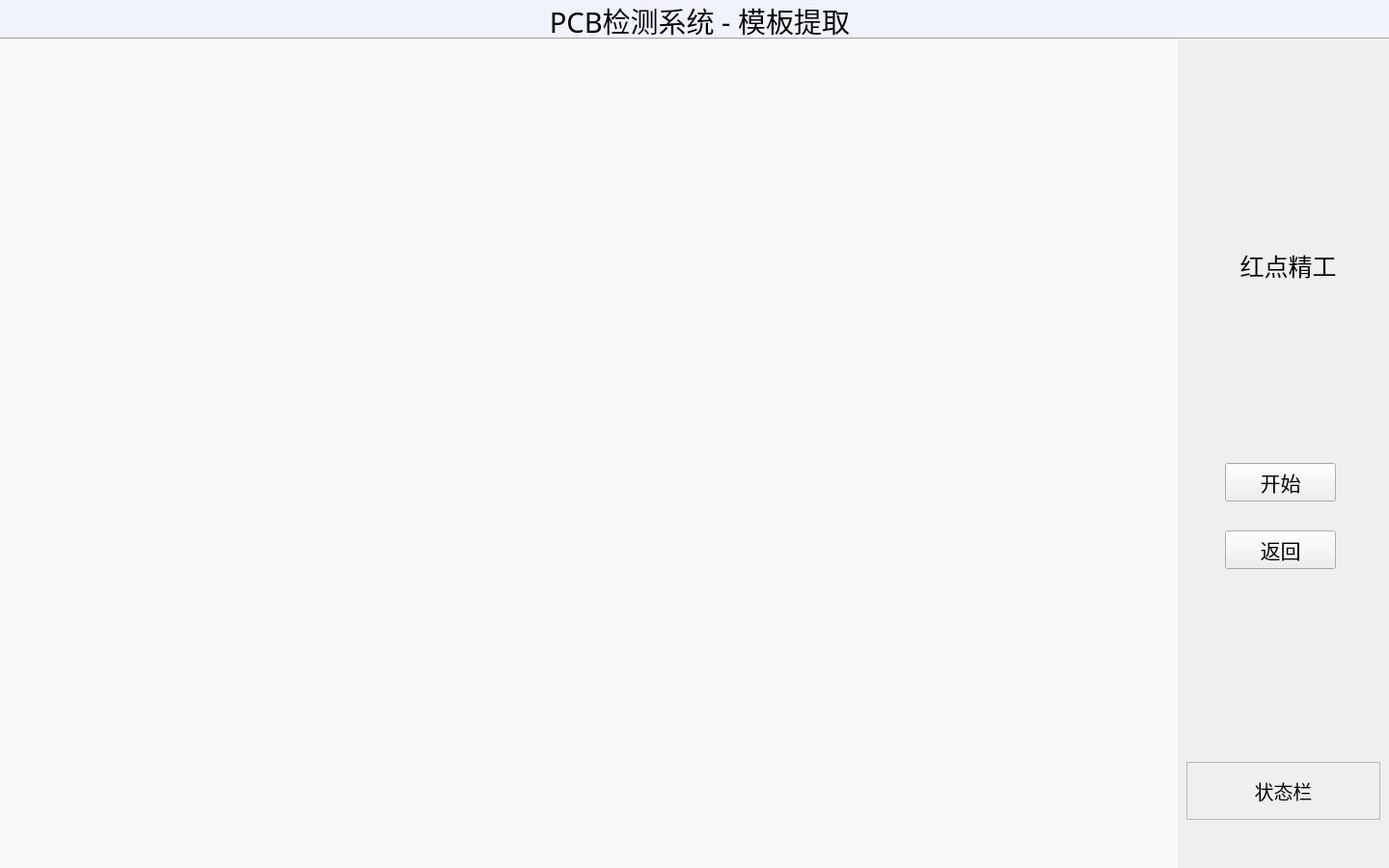
<?xml version="1.0" encoding="UTF-8"?>
<ui version="4.0">
 <class>TemplateUI</class>
 <widget class="QWidget" name="TemplateUI">
  <property name="geometry">
   <rect>
    <x>0</x>
    <y>0</y>
    <width>1440</width>
    <height>900</height>
   </rect>
  </property>
  <property name="windowTitle">
   <string>TemplateUI</string>
  </property>
  <widget class="Line" name="line">
   <property name="geometry">
    <rect>
     <x>0</x>
     <y>30</y>
     <width>1441</width>
     <height>20</height>
    </rect>
   </property>
   <property name="orientation">
    <enum>Qt::Horizontal</enum>
   </property>
  </widget>
  <widget class="QLabel" name="label_title">
   <property name="geometry">
    <rect>
     <x>560</x>
     <y>1</y>
     <width>331</width>
     <height>41</height>
    </rect>
   </property>
   <property name="sizePolicy">
    <sizepolicy hsizetype="Fixed" vsizetype="Fixed">
     <horstretch>0</horstretch>
     <verstretch>0</verstretch>
    </sizepolicy>
   </property>
   <property name="minimumSize">
    <size>
     <width>60</width>
     <height>30</height>
    </size>
   </property>
   <property name="font">
    <font>
     <family>SimSun-ExtB</family>
     <pointsize>22</pointsize>
     <weight>12</weight>
     <italic>false</italic>
     <bold>false</bold>
    </font>
   </property>
   <property name="styleSheet">
    <string notr="true">font: 100 22pt &quot;SimSun-ExtB&quot;;</string>
   </property>
   <property name="text">
    <string>PCB检测系统 - 模板提取</string>
   </property>
   <property name="alignment">
    <set>Qt::AlignCenter</set>
   </property>
  </widget>
  <widget class="QLabel" name="label_3">
   <property name="geometry">
    <rect>
     <x>0</x>
     <y>0</y>
     <width>1441</width>
     <height>41</height>
    </rect>
   </property>
   <property name="styleSheet">
    <string notr="true">background-color: rgb(240, 242, 252);</string>
   </property>
   <property name="text">
    <string/>
   </property>
  </widget>
  <widget class="QLabel" name="label_logo">
   <property name="geometry">
    <rect>
     <x>1249</x>
     <y>129</y>
     <width>171</width>
     <height>121</height>
    </rect>
   </property>
   <property name="sizePolicy">
    <sizepolicy hsizetype="Fixed" vsizetype="Fixed">
     <horstretch>0</horstretch>
     <verstretch>0</verstretch>
    </sizepolicy>
   </property>
   <property name="maximumSize">
    <size>
     <width>16777215</width>
     <height>16000000</height>
    </size>
   </property>
   <property name="font">
    <font>
     <pointsize>16</pointsize>
     <weight>50</weight>
     <bold>false</bold>
    </font>
   </property>
   <property name="styleSheet">
    <string notr="true">border-image: url(:/PCBDetect/Icons/logo.png);</string>
   </property>
   <property name="text">
    <string/>
   </property>
   <property name="alignment">
    <set>Qt::AlignCenter</set>
   </property>
  </widget>
  <widget class="QLabel" name="label">
   <property name="geometry">
    <rect>
     <x>1280</x>
     <y>260</y>
     <width>111</width>
     <height>31</height>
    </rect>
   </property>
   <property name="font">
    <font>
     <family>楷体</family>
     <pointsize>19</pointsize>
     <weight>50</weight>
     <italic>false</italic>
     <bold>false</bold>
    </font>
   </property>
   <property name="styleSheet">
    <string notr="true">font: 19pt &quot;楷体&quot;;</string>
   </property>
   <property name="text">
    <string>红点精工</string>
   </property>
   <property name="alignment">
    <set>Qt::AlignCenter</set>
   </property>
  </widget>
  <widget class="QPushButton" name="pushButton_start">
   <property name="geometry">
    <rect>
     <x>1270</x>
     <y>480</y>
     <width>115</width>
     <height>40</height>
    </rect>
   </property>
   <property name="sizePolicy">
    <sizepolicy hsizetype="Fixed" vsizetype="Fixed">
     <horstretch>0</horstretch>
     <verstretch>0</verstretch>
    </sizepolicy>
   </property>
   <property name="font">
    <font>
     <pointsize>16</pointsize>
    </font>
   </property>
   <property name="text">
    <string>开始</string>
   </property>
  </widget>
  <widget class="QPushButton" name="pushButton_return">
   <property name="geometry">
    <rect>
     <x>1270</x>
     <y>550</y>
     <width>115</width>
     <height>40</height>
    </rect>
   </property>
   <property name="sizePolicy">
    <sizepolicy hsizetype="Fixed" vsizetype="Fixed">
     <horstretch>0</horstretch>
     <verstretch>0</verstretch>
    </sizepolicy>
   </property>
   <property name="font">
    <font>
     <pointsize>16</pointsize>
    </font>
   </property>
   <property name="text">
    <string>返回</string>
   </property>
  </widget>
  <widget class="QLabel" name="label_status">
   <property name="geometry">
    <rect>
     <x>1230</x>
     <y>790</y>
     <width>201</width>
     <height>60</height>
    </rect>
   </property>
   <property name="font">
    <font>
     <pointsize>15</pointsize>
    </font>
   </property>
   <property name="frameShape">
    <enum>QFrame::StyledPanel</enum>
   </property>
   <property name="frameShadow">
    <enum>QFrame::Raised</enum>
   </property>
   <property name="text">
    <string>状态栏</string>
   </property>
   <property name="alignment">
    <set>Qt::AlignCenter</set>
   </property>
  </widget>
  <widget class="QGraphicsView" name="graphicsView">
   <property name="geometry">
    <rect>
     <x>0</x>
     <y>40</y>
     <width>1221</width>
     <height>861</height>
    </rect>
   </property>
   <property name="styleSheet">
    <string notr="true">background-color: rgb(250, 250, 250);</string>
   </property>
   <property name="frameShape">
    <enum>QFrame::NoFrame</enum>
   </property>
  </widget>
  <zorder>label_3</zorder>
  <zorder>label_title</zorder>
  <zorder>label_logo</zorder>
  <zorder>label</zorder>
  <zorder>pushButton_start</zorder>
  <zorder>pushButton_return</zorder>
  <zorder>label_status</zorder>
  <zorder>graphicsView</zorder>
  <zorder>line</zorder>
 </widget>
 <layoutdefault spacing="6" margin="11"/>
 <resources>
  <include location="PCBDetect.qrc"/>
 </resources>
 <connections/>
</ui>
